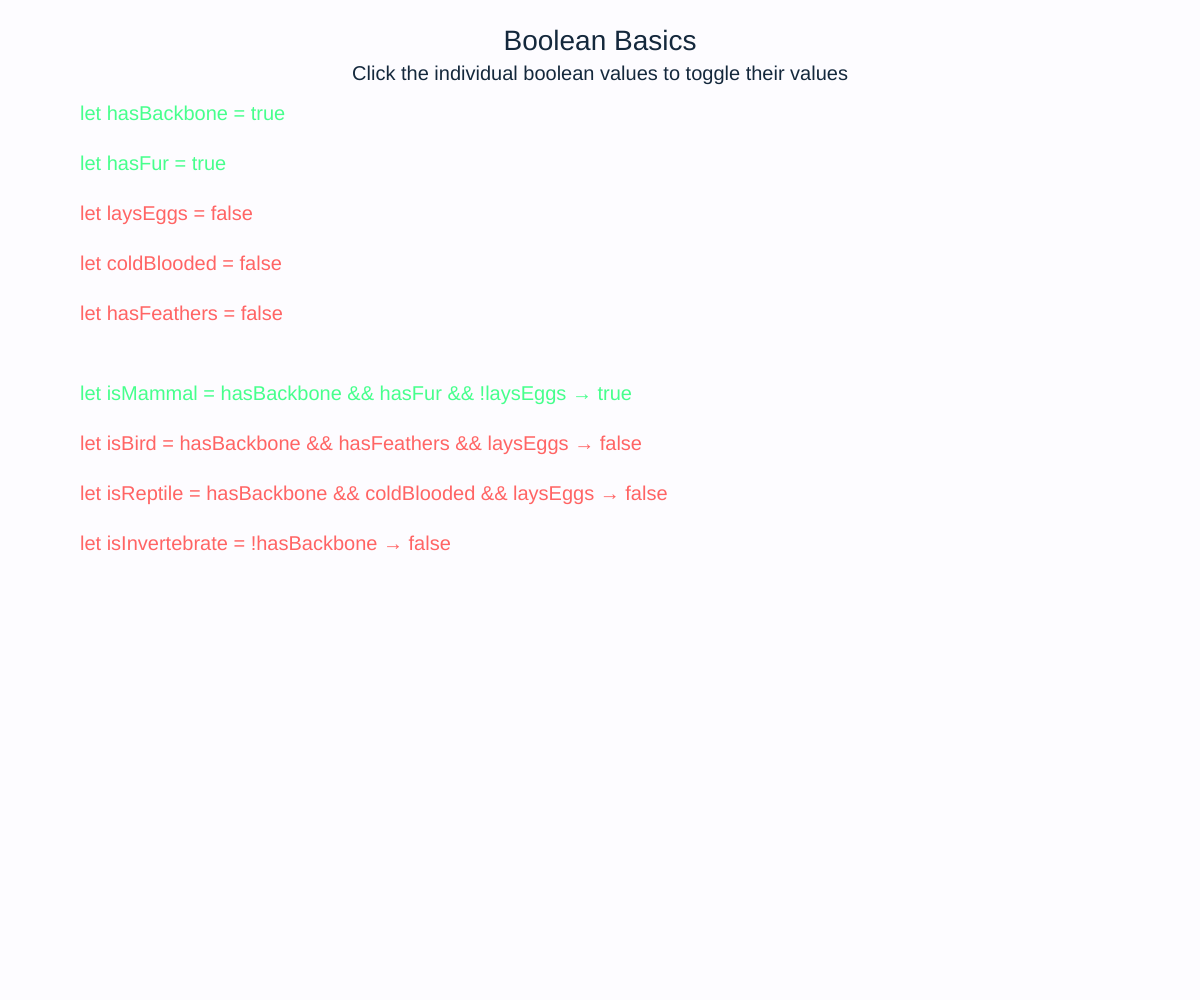
Frame 1 (no input)
Frame 60 (no input): identical to frame 1, image omitted
Frame 120 (the mouse pressed at the canvas centre since frame 60): identical to frame 1, image omitted

The p5.js sketch that drew this single still picture (run headless with seeded random() and noise() and a simulated clock; from frame 60 on, the mouse is pressed at the canvas centre):

// p5.js sketch
// ── sketch.js
// Animal characteristics (the booleans are global variables so they can be toggled in the mousepressed function)

//toggle these by clicking in the canvas when the code is running, or else have a cheeky play by changing the values here in the code!  
    let hasBackbone = true; 
    let hasFur = true;
    let laysEggs = false;
    let coldBlooded = false;
    let hasFeathers = false;


//you can ignore the rest for now if you soley wanna focus on booleans
//but if you want to venture down theres a nice if/else flow in the mousePressed function :D


    // Color variables
    let greenColor, redColor;

    function setup() {
      createCanvas(windowWidth, windowHeight);
      
      // init colours in setup. 
      greenColor = color(70, 255, 140);
      redColor = color(255, 100, 100);
    }

    function draw() {
      background(253, 252, 255);
      
      // Title
      fill(20, 40, 60);
      textSize(28);
      textAlign(CENTER);
      text("Boolean Basics", width/2, 50);
      textSize(20);
      text("Click the individual boolean values to toggle their values", width/2, 80);
      
      let y = 120;
    
      textAlign(LEFT);
      
      // Show individual booleans
      fill(hasBackbone ? greenColor : redColor);
      text("let hasBackbone = " + hasBackbone, 80, y);
      y += 50;
      
      fill(hasFur ? greenColor : redColor);
      text("let hasFur = " + hasFur, 80, y);
      y += 50;
      
      fill(laysEggs ? greenColor : redColor);
      text("let laysEggs = " + laysEggs, 80, y);
      y += 50;
      
      fill(coldBlooded ? greenColor : redColor);
      text("let coldBlooded = " + coldBlooded, 80, y);
      y += 50;
      
      fill(hasFeathers ? greenColor : redColor);
      text("let hasFeathers = " + hasFeathers, 80, y);
      y += 80;
      
      //These will change between red(condition is false) and green (condition is true) colour, based on the values of the booleans at the top. 
      let isMammal = hasBackbone && hasFur && !laysEggs;
      fill(isMammal ? greenColor : redColor);
      text("let isMammal = hasBackbone && hasFur && !laysEggs → " + isMammal, 80, y);
      y += 50;
      
      let isBird = hasBackbone && hasFeathers && laysEggs;
      fill(isBird ? greenColor : redColor);
      text("let isBird = hasBackbone && hasFeathers && laysEggs → " + isBird, 80, y);
      y += 50;
      
      let isReptile = hasBackbone && coldBlooded && laysEggs && !hasFeathers;
      fill(isReptile ? greenColor : redColor);
      text("let isReptile = hasBackbone && coldBlooded && laysEggs → " + isReptile, 80, y);
      y += 50;
      
      let isInvertebrate = !hasBackbone;
      fill(isInvertebrate ? greenColor : redColor);
      text("let isInvertebrate = !hasBackbone → " + isInvertebrate, 80, y);
    }

    function mousePressed() {
      
      if (mouseX > 80 && mouseX < 600) {  // Within the text area width
        if (mouseY > 100 && mouseY < 150) {  // hasBackbone area
          hasBackbone = !hasBackbone;
        }
        else if (mouseY > 150 && mouseY < 200) {  // hasFur area
          hasFur = !hasFur;
        }
        else if (mouseY > 200 && mouseY < 250) {  // laysEggs area
          laysEggs = !laysEggs;
        }
        else if (mouseY > 250 && mouseY < 300) {  // coldBlooded area
          coldBlooded = !coldBlooded;
        }
        else if (mouseY > 300 && mouseY < 350) {  // hasFeathers area
          hasFeathers = !hasFeathers;
        }
      }
    }

//mouse hovering - change to cursor when in text area 
    function mouseMoved() {

      if (mouseX > 80 && mouseX < 600 && mouseY > 150 && mouseY < 350) {  // Within the text area width
        cursor('pointer');
      } else {
        cursor('default');
      }
    }


//Small footnote ... You may have seen the fills using a weird ? and : ... this is called a 'ternary operator' - it's essentially an inline if/else condition, handy for consice code, thats all.  :) 
//it's the same as writing if (isInvertebrate) { fill(greenColor) } else  { fill(redColor) } 
//but instead its written in short form like: fill(isInvertebrate ? greenColor : redColor); ,performs the exact same way- what comes after the '?' is the true flow, and what comes after the ':' is the false flow
